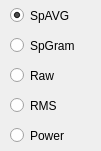
    <widget class="QWidget" name="wg_ctrl" native="true">
     <property name="geometry">
      <rect>
       <x>530</x>
       <y>10</y>
       <width>101</width>
       <height>151</height>
      </rect>
     </property>
     <widget class="QRadioButton" name="qradio_avg">
      <property name="geometry">
       <rect>
        <x>10</x>
        <y>0</y>
        <width>81</width>
        <height>31</height>
       </rect>
      </property>
      <property name="text">
       <string>SpAVG</string>
      </property>
      <property name="checked">
       <bool>true</bool>
      </property>
     </widget>
     <widget class="QRadioButton" name="qradio_spectrogram">
      <property name="geometry">
       <rect>
        <x>10</x>
        <y>30</y>
        <width>81</width>
        <height>31</height>
       </rect>
      </property>
      <property name="text">
       <string>SpGram</string>
      </property>
      <property name="checked">
       <bool>false</bool>
      </property>
     </widget>
     <widget class="QRadioButton" name="qradio_power">
      <property name="geometry">
       <rect>
        <x>10</x>
        <y>120</y>
        <width>81</width>
        <height>31</height>
       </rect>
      </property>
      <property name="text">
       <string>Power</string>
      </property>
      <property name="checked">
       <bool>false</bool>
      </property>
     </widget>
     <widget class="QRadioButton" name="qradio_raw">
      <property name="geometry">
       <rect>
        <x>10</x>
        <y>60</y>
        <width>61</width>
        <height>31</height>
       </rect>
      </property>
      <property name="text">
       <string>Raw</string>
      </property>
      <property name="checked">
       <bool>false</bool>
      </property>
     </widget>
     <widget class="QRadioButton" name="qradio_rms">
      <property name="geometry">
       <rect>
        <x>10</x>
        <y>90</y>
        <width>61</width>
        <height>31</height>
       </rect>
      </property>
      <property name="text">
       <string>RMS</string>
      </property>
      <property name="checked">
       <bool>false</bool>
      </property>
     </widget>
     <zorder>qradio_avg</zorder>
     <zorder>qradio_spectrogram</zorder>
     <zorder>qradio_rms</zorder>
     <zorder>qradio_raw</zorder>
     <zorder>qradio_power</zorder>
    </widget>
